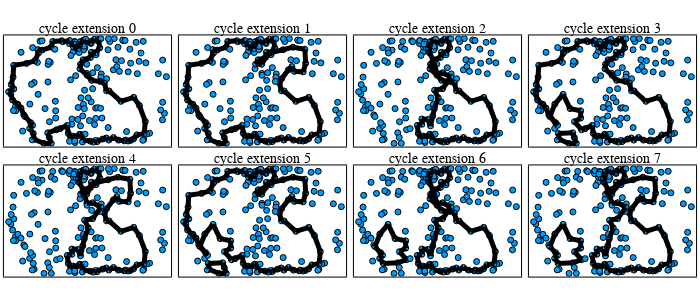

The notebook cell this image was saved under:
### Code cell
# plot the 8 cycle extensions at selected parameter
ms = 3
titlefontsize = 16

p_objects = []
for i=0:7
    p = plot_cycle_single(X_pca, cycle = CE[param][i], markersize = ms, title = "cycle extension "*string(i), titlefontsize = 10)
    push!(p_objects,p)
end

plot(p_objects..., layout = grid(2, 4), size = (700, 300))
